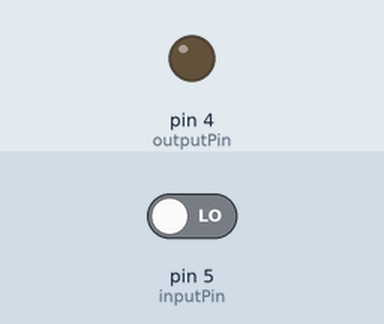
Bench run of a sketch on a simulated Arduino Uno, built with avr-gcc and run on an emulated ATmega328P. On the bench: output pins drawn as LEDs (lit = HIGH). The test bench sets the inputs (shaded band); at power-on: pin 5 (inputPin) LOW.

Above: at 1.2 s.
1.3 s: pin 5 (inputPin) driven HIGH
At 1.9 s:
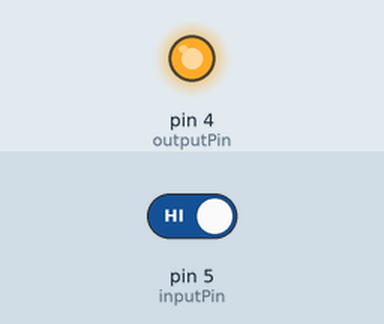
2.8 s: pin 5 (inputPin) driven LOW
At 3.1 s:
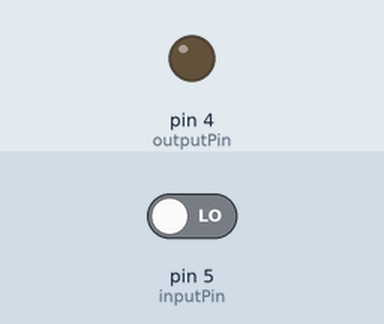
Timing chart, 0 to 5.8 s (numbered marks = the images above; inputs shaded):
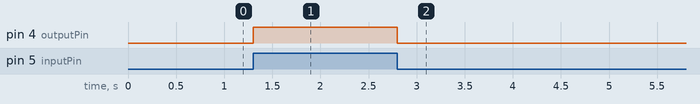

The sketch:

switch_led.ino
```cpp
// Pins
int inputPin = 5;
int outputPin = 4;

void setup() {

  // Init Serial
  Serial.begin(115200);

  // Setup pins
  pinMode(inputPin, INPUT);
  pinMode(outputPin, OUTPUT);
}

void loop() {

  // Read pin
  int pinState = digitalRead(inputPin);

  // Control LED accordingly
  digitalWrite(outputPin, pinState);
  delay(1);
}
```

Measured:
- after the input at 1.3 s, pin 4 (outputPin): LOW → HIGH at once
- after the input at 2.8 s, pin 4 (outputPin): HIGH → LOW at once
